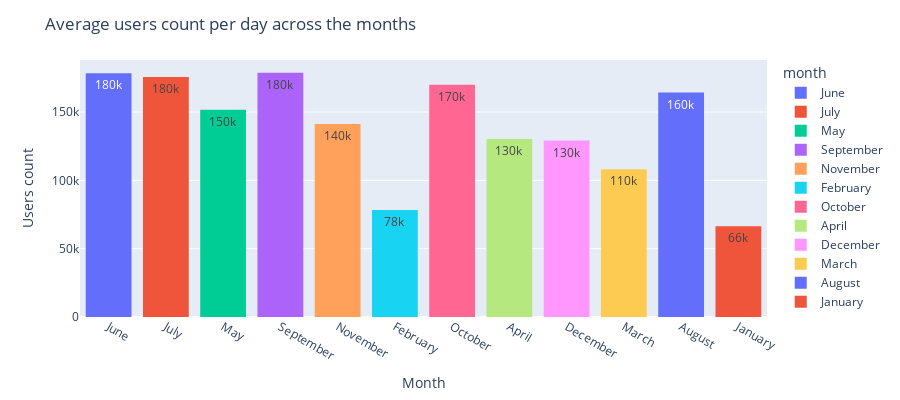

The notebook cell this image was saved under:
### Code cell
df = df_train
fig = px.histogram(df, x="month", y="count",
             color='month',
             height=400, text_auto='.2s')
fig.update_layout(title='Average users count per day across the months',
                   xaxis_title='Month', yaxis_title='Users count')
fig.show()

### Figure 1 — Plotly figure (JSON) as saved in the notebook; plotly's stock layout.template omitted (floating-point values rounded to 4 significant figures; data arrays with more than 128 entries replaced by an {"elided": "..."} marker saying what was removed)
{"data": [{"alignmentgroup": "True", "bingroup": "x", "histfunc": "sum", "hovertemplate": "month=%{x}<br>sum of count=%{y}<extra></extra>", "legendgroup": "June", "marker": {"color": "#636efa", "pattern": {"shape": ""}}, "name": "June", "offsetgroup": "June", "orientation": "v", "showlegend": true, "texttemplate": "%{value:.2s}", "type": "histogram", "x": {"elided": "725 str values"}, "xaxis": "x", "y": {"elided": "725 int values"}, "yaxis": "y"}, {"alignmentgroup": "True", "bingroup": "x", "histfunc": "sum", "hovertemplate": "month=%{x}<br>sum of count=%{y}<extra></extra>", "legendgroup": "July", "marker": {"color": "#EF553B", "pattern": {"shape": ""}}, "name": "July", "offsetgroup": "July", "orientation": "v", "showlegend": true, "texttemplate": "%{value:.2s}", "type": "histogram", "x": {"elided": "750 str values"}, "xaxis": "x", "y": {"elided": "750 int values"}, "yaxis": "y"}, {"alignmentgroup": "True", "bingroup": "x", "histfunc": "sum", "hovertemplate": "month=%{x}<br>sum of count=%{y}<extra></extra>", "legendgroup": "May", "marker": {"color": "#00cc96", "pattern": {"shape": ""}}, "name": "May", "offsetgroup": "May", "orientation": "v", "showlegend": true, "texttemplate": "%{value:.2s}", "type": "histogram", "x": {"elided": "695 str values"}, "xaxis": "x", "y": {"elided": "695 int values"}, "yaxis": "y"}, {"alignmentgroup": "True", "bingroup": "x", "histfunc": "sum", "hovertemplate": "month=%{x}<br>sum of count=%{y}<extra></extra>", "legendgroup": "September", "marker": {"color": "#ab63fa", "pattern": {"shape": ""}}, "name": "September", "offsetgroup": "September", "orientation": "v", "showlegend": true, "texttemplate": "%{value:.2s}", "type": "histogram", "x": {"elided": "752 str values"}, "xaxis": "x", "y": {"elided": "752 int values"}, "yaxis": "y"}, {"alignmentgroup": "True", "bingroup": "x", "histfunc": "sum", "hovertemplate": "month=%{x}<br>sum of count=%{y}<extra></extra>", "legendgroup": "November", "marker": {"color": "#FFA15A", "pattern": {"shape": ""}}, "name": "November", "offsetgroup": "November", "orientation": "v", "showlegend": true, "texttemplate": "%{value:.2s}", "type": "histogram", "x": {"elided": "741 str values"}, "xaxis": "x", "y": {"elided": "741 int values"}, "yaxis": "y"}, {"alignmentgroup": "True", "bingroup": "x", "histfunc": "sum", "hovertemplate": "month=%{x}<br>sum of count=%{y}<extra></extra>", "legendgroup": "February", "marker": {"color": "#19d3f3", "pattern": {"shape": ""}}, "name": "February", "offsetgroup": "February", "orientation": "v", "showlegend": true, "texttemplate": "%{value:.2s}", "type": "histogram", "x": {"elided": "710 str values"}, "xaxis": "x", "y": {"elided": "710 int values"}, "yaxis": "y"}, {"alignmentgroup": "True", "bingroup": "x", "histfunc": "sum", "hovertemplate": "month=%{x}<br>sum of count=%{y}<extra></extra>", "legendgroup": "October", "marker": {"color": "#FF6692", "pattern": {"shape": ""}}, "name": "October", "offsetgroup": "October", "orientation": "v", "showlegend": true, "texttemplate": "%{value:.2s}", "type": "histogram", "x": {"elided": "731 str values"}, "xaxis": "x", "y": {"elided": "731 int values"}, "yaxis": "y"}, {"alignmentgroup": "True", "bingroup": "x", "histfunc": "sum", "hovertemplate": "month=%{x}<br>sum of count=%{y}<extra></extra>", "legendgroup": "April", "marker": {"color": "#B6E880", "pattern": {"shape": ""}}, "name": "April", "offsetgroup": "April", "orientation": "v", "showlegend": true, "texttemplate": "%{value:.2s}", "type": "histogram", "x": {"elided": "718 str values"}, "xaxis": "x", "y": {"elided": "718 int values"}, "yaxis": "y"}, {"alignmentgroup": "True", "bingroup": "x", "histfunc": "sum", "hovertemplate": "month=%{x}<br>sum of count=%{y}<extra></extra>", "legendgroup": "December", "marker": {"color": "#FF97FF", "pattern": {"shape": ""}}, "name": "December", "offsetgroup": "December", "orientation": "v", "showlegend": true, "texttemplate": "%{value:.2s}", "type": "histogram", "x": {"elided": "733 str values"}, "xaxis": "x", "y": {"elided": "733 int values"}, "yaxis": "y"}, {"alignmentgroup": "True", "bingroup": "x", "histfunc": "sum", "hovertemplate": "month=%{x}<br>sum of count=%{y}<extra></extra>", "legendgroup": "March", "marker": {"color": "#FECB52", "pattern": {"shape": ""}}, "name": "March", "offsetgroup": "March", "orientation": "v", "showlegend": true, "texttemplate": "%{value:.2s}", "type": "histogram", "x": {"elided": "731 str values"}, "xaxis": "x", "y": {"elided": "731 int values"}, "yaxis": "y"}, {"alignmentgroup": "True", "bingroup": "x", "histfunc": "sum", "hovertemplate": "month=%{x}<br>sum of count=%{y}<extra></extra>", "legendgroup": "August", "marker": {"color": "#636efa", "pattern": {"shape": ""}}, "name": "August", "offsetgroup": "August", "orientation": "v", "showlegend": true, "texttemplate": "%{value:.2s}", "type": "histogram", "x": {"elided": "711 str values"}, "xaxis": "x", "y": {"elided": "711 int values"}, "yaxis": "y"}, {"alignmentgroup": "True", "bingroup": "x", "histfunc": "sum", "hovertemplate": "month=%{x}<br>sum of count=%{y}<extra></extra>", "legendgroup": "January", "marker": {"color": "#EF553B", "pattern": {"shape": ""}}, "name": "January", "offsetgroup": "January", "orientation": "v", "showlegend": true, "texttemplate": "%{value:.2s}", "type": "histogram", "x": {"elided": "711 str values"}, "xaxis": "x", "y": {"elided": "711 int values"}, "yaxis": "y"}], "layout": {"barmode": "relative", "height": 400, "legend": {"title": {"text": "month"}, "tracegroupgap": 0}, "margin": {"t": 60}, "title": {"text": "Average users count per day across the months"}, "xaxis": {"anchor": "y", "categoryarray": ["June", "July", "May", "September", "November", "February", "October", "April", "December", "March", "August", "January"], "categoryorder": "array", "domain": [0, 1], "title": {"text": "Month"}}, "yaxis": {"anchor": "x", "domain": [0, 1], "title": {"text": "Users count"}}}}
